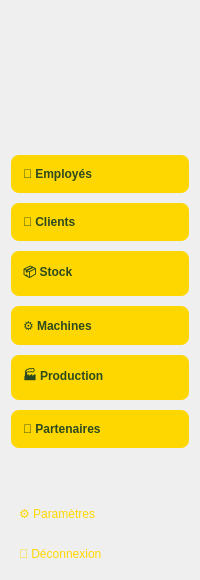
     <widget class="QFrame" name="sidebar">
      <property name="minimumSize">
       <size>
        <width>200</width>
        <height>0</height>
       </size>
      </property>
      <property name="maximumSize">
       <size>
        <width>200</width>
        <height>16777215</height>
       </size>
      </property>
      <layout class="QVBoxLayout" name="sidebarLayout">
       <property name="spacing">
        <number>10</number>
       </property>
       <item>
        <widget class="QLabel" name="logoLabel">
         <property name="minimumSize">
          <size>
           <width>160</width>
           <height>90</height>
          </size>
         </property>
         <property name="maximumSize">
          <size>
           <width>180</width>
           <height>110</height>
          </size>
         </property>
         <property name="pixmap">
          <pixmap resource="rsssssssssss.qrc">:/image/image/logo.png</pixmap>
         </property>
         <property name="scaledContents">
          <bool>true</bool>
         </property>
         <property name="alignment">
          <set>Qt::AlignmentFlag::AlignCenter</set>
         </property>
        </widget>
       </item>
       <item>
        <widget class="QLabel" name="label">
         <property name="text">
          <string/>
         </property>
        </widget>
       </item>
       <item>
        <spacer>
         <property name="orientation">
          <enum>Qt::Orientation::Vertical</enum>
         </property>
         <property name="sizeHint" stdset="0">
          <size>
           <width>20</width>
           <height>20</height>
          </size>
         </property>
        </spacer>
       </item>
       <item>
        <widget class="QPushButton" name="btnEmploye">
         <property name="styleSheet">
          <string notr="true">QPushButton {
    background: #ffd700;
    color: #2d4a1f;
    border: none;
    padding: 12px;
    border-radius: 8px;
    font-weight: bold;
    text-align: left;
}
QPushButton:hover {
    background-color: #fff4b0;
    border: 2px solid #ffe680;
    color: #2d4a1f;
}
QPushButton:pressed {
    background-color: #ffe066;
}
QPushButton:disabled {
    background-color: #C8D3DF;
    color: #6E7F91;
}</string>
         </property>
         <property name="text">
          <string>👥 Employés</string>
         </property>
        </widget>
       </item>
       <item>
        <widget class="QPushButton" name="btnClient">
         <property name="styleSheet">
          <string notr="true">QPushButton {
    background: #ffd700;
    color: #2d4a1f;
    border: none;
    padding: 12px;
    border-radius: 8px;
    font-weight: bold;
    text-align: left;
}
QPushButton:hover {
    background-color: #fff4b0;
    border: 2px solid #ffe680;
    color: #2d4a1f;
}
QPushButton:pressed {
    background-color: #ffe066;
}
QPushButton:disabled {
    background-color: #C8D3DF;
    color: #6E7F91;
}</string>
         </property>
         <property name="text">
          <string>👤 Clients</string>
         </property>
        </widget>
       </item>
       <item>
        <widget class="QPushButton" name="btnStock">
         <property name="styleSheet">
          <string notr="true">QPushButton {
    background: #ffd700;
    color: #2d4a1f;
    border: none;
    padding: 12px;
    border-radius: 8px;
    font-weight: bold;
    text-align: left;
}
QPushButton:hover {
    background-color: #fff4b0;
    border: 2px solid #ffe680;
    color: #2d4a1f;
}
QPushButton:pressed {
    background-color: #ffe066;
}
QPushButton:disabled {
    background-color: #C8D3DF;
    color: #6E7F91;
}</string>
         </property>
         <property name="text">
          <string>📦 Stock</string>
         </property>
        </widget>
       </item>
       <item>
        <widget class="QPushButton" name="btnMachine">
         <property name="styleSheet">
          <string notr="true">QPushButton {
    background: #ffd700;
    color: #2d4a1f;
    border: none;
    padding: 12px;
    border-radius: 8px;
    font-weight: bold;
    text-align: left;
}
QPushButton:hover {
    background-color: #fff4b0;
    border: 2px solid #ffe680;
    color: #2d4a1f;
}
QPushButton:pressed {
    background-color: #ffe066;
}
QPushButton:disabled {
    background-color: #C8D3DF;
    color: #6E7F91;
}</string>
         </property>
         <property name="text">
          <string>⚙️ Machines</string>
         </property>
        </widget>
       </item>
       <item>
        <widget class="QPushButton" name="btnProduction">
         <property name="styleSheet">
          <string notr="true">QPushButton {
    background: #ffd700;
    color: #2d4a1f;
    border: none;
    padding: 12px;
    border-radius: 8px;
    font-weight: bold;
    text-align: left;
}
QPushButton:hover {
    background-color: #fff4b0;
    border: 2px solid #ffe680;
    color: #2d4a1f;
}
QPushButton:pressed {
    background-color: #ffe066;
}
QPushButton:disabled {
    background-color: #C8D3DF;
    color: #6E7F91;
}</string>
         </property>
         <property name="text">
          <string>🏭 Production</string>
         </property>
        </widget>
       </item>
       <item>
        <widget class="QPushButton" name="btnPartenaire">
         <property name="styleSheet">
          <string notr="true">QPushButton {
    background: #ffd700;
    color: #2d4a1f;
    border: none;
    padding: 12px;
    border-radius: 8px;
    font-weight: bold;
    text-align: left;
}
QPushButton:hover {
    background-color: #fff4b0;
    border: 2px solid #ffe680;
    color: #2d4a1f;
}
QPushButton:pressed {
    background-color: #ffe066;
}
QPushButton:disabled {
    background-color: #C8D3DF;
    color: #6E7F91;
}</string>
         </property>
         <property name="text">
          <string>🤝 Partenaires</string>
         </property>
        </widget>
       </item>
       <item>
        <spacer>
         <property name="orientation">
          <enum>Qt::Orientation::Vertical</enum>
         </property>
         <property name="sizeHint" stdset="0">
          <size>
           <width>20</width>
           <height>40</height>
          </size>
         </property>
        </spacer>
       </item>
       <item>
        <widget class="QPushButton" name="btnSetting">
         <property name="styleSheet">
          <string notr="true">QPushButton {
    background: transparent;
    color: #ffd700;
    border: none;
    padding: 8px;
    text-align: left;
}
QPushButton:hover { color: #fff4b0; }
QPushButton:pressed { color: #ffe066; }</string>
         </property>
         <property name="text">
          <string>⚙️ Paramètres</string>
         </property>
        </widget>
       </item>
       <item>
        <widget class="QPushButton" name="btnLogout">
         <property name="styleSheet">
          <string notr="true">QPushButton {
    background: transparent;
    color: #ffd700;
    border: none;
    padding: 8px;
    text-align: left;
}
QPushButton:hover { color: #fff4b0; }
QPushButton:pressed { color: #ffe066; }</string>
         </property>
         <property name="text">
          <string>🚪 Déconnexion</string>
         </property>
        </widget>
       </item>
      </layout>
     </widget>
